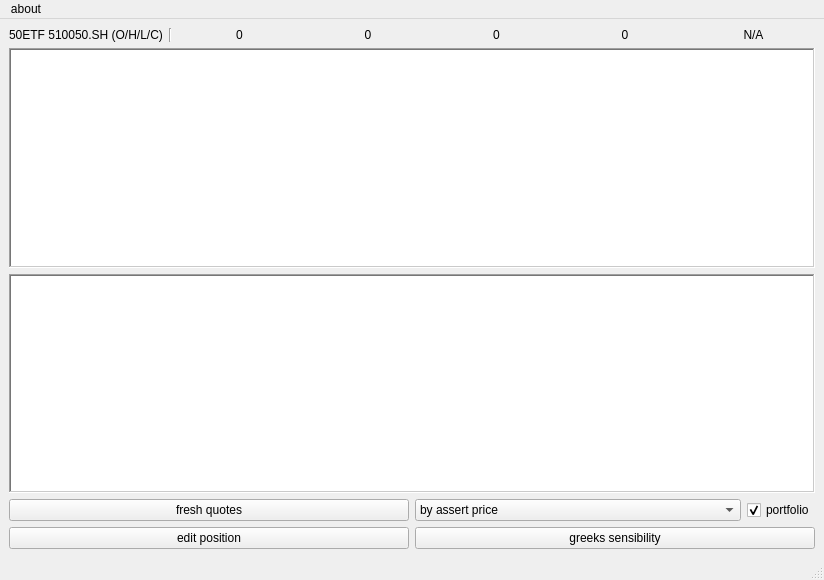
<?xml version="1.0" encoding="UTF-8"?>
<ui version="4.0">
 <class>MainWindow</class>
 <widget class="QMainWindow" name="MainWindow">
  <property name="geometry">
   <rect>
    <x>0</x>
    <y>0</y>
    <width>824</width>
    <height>580</height>
   </rect>
  </property>
  <property name="windowTitle">
   <string>Option Calculator</string>
  </property>
  <widget class="QWidget" name="centralwidget">
   <layout class="QGridLayout" name="gridLayout_3">
    <item row="0" column="0">
     <layout class="QGridLayout" name="gridLayout_2">
      <item row="2" column="0">
       <widget class="QTableWidget" name="portfolio_table">
        <property name="frameShape">
         <enum>QFrame::WinPanel</enum>
        </property>
        <property name="editTriggers">
         <set>QAbstractItemView::NoEditTriggers</set>
        </property>
       </widget>
      </item>
      <item row="0" column="0">
       <layout class="QHBoxLayout" name="horizontalLayout">
        <item>
         <widget class="QLabel" name="etf_name_label">
          <property name="text">
           <string>50ETF 510050.SH (O/H/L/C)</string>
          </property>
         </widget>
        </item>
        <item>
         <widget class="Line" name="line">
          <property name="orientation">
           <enum>Qt::Vertical</enum>
          </property>
         </widget>
        </item>
        <item>
         <widget class="QLabel" name="etf_openprice_label">
          <property name="text">
           <string>0</string>
          </property>
          <property name="alignment">
           <set>Qt::AlignCenter</set>
          </property>
         </widget>
        </item>
        <item>
         <widget class="QLabel" name="etf_highprice_label">
          <property name="text">
           <string>0</string>
          </property>
          <property name="alignment">
           <set>Qt::AlignCenter</set>
          </property>
         </widget>
        </item>
        <item>
         <widget class="QLabel" name="etf_lowprice_label">
          <property name="text">
           <string>0</string>
          </property>
          <property name="alignment">
           <set>Qt::AlignCenter</set>
          </property>
         </widget>
        </item>
        <item>
         <widget class="QLabel" name="etf_lastprice_label">
          <property name="text">
           <string>0</string>
          </property>
          <property name="alignment">
           <set>Qt::AlignCenter</set>
          </property>
         </widget>
        </item>
        <item>
         <widget class="QLabel" name="update_time_label">
          <property name="text">
           <string>N/A</string>
          </property>
          <property name="alignment">
           <set>Qt::AlignCenter</set>
          </property>
         </widget>
        </item>
       </layout>
      </item>
      <item row="1" column="0">
       <widget class="QTableWidget" name="positions_table">
        <property name="frameShape">
         <enum>QFrame::WinPanel</enum>
        </property>
        <property name="editTriggers">
         <set>QAbstractItemView::NoEditTriggers</set>
        </property>
        <property name="sortingEnabled">
         <bool>false</bool>
        </property>
       </widget>
      </item>
      <item row="3" column="0">
       <layout class="QGridLayout" name="gridLayout">
        <item row="0" column="0">
         <widget class="QPushButton" name="fresh_quotes_button">
          <property name="text">
           <string>fresh quotes</string>
          </property>
         </widget>
        </item>
        <item row="0" column="1">
         <layout class="QHBoxLayout" name="horizontalLayout_2">
          <item>
           <widget class="QComboBox" name="greeks_x_axis_combobox">
            <property name="layoutDirection">
             <enum>Qt::LeftToRight</enum>
            </property>
            <property name="frame">
             <bool>true</bool>
            </property>
            <item>
             <property name="text">
              <string>by assert price</string>
             </property>
            </item>
            <item>
             <property name="text">
              <string>by volatility</string>
             </property>
            </item>
            <item>
             <property name="text">
              <string>by time</string>
             </property>
            </item>
            <item>
             <property name="text">
              <string>all of three</string>
             </property>
            </item>
           </widget>
          </item>
          <item>
           <widget class="QCheckBox" name="portfolio_checkBox">
            <property name="sizePolicy">
             <sizepolicy hsizetype="Fixed" vsizetype="Fixed">
              <horstretch>0</horstretch>
              <verstretch>0</verstretch>
             </sizepolicy>
            </property>
            <property name="text">
             <string>portfolio</string>
            </property>
            <property name="checked">
             <bool>true</bool>
            </property>
           </widget>
          </item>
         </layout>
        </item>
        <item row="1" column="0">
         <widget class="QPushButton" name="edit_position_button">
          <property name="text">
           <string>edit position</string>
          </property>
         </widget>
        </item>
        <item row="1" column="1">
         <widget class="QPushButton" name="greeks_sensibility_button">
          <property name="text">
           <string>greeks sensibility</string>
          </property>
         </widget>
        </item>
       </layout>
      </item>
     </layout>
    </item>
   </layout>
  </widget>
  <widget class="QMenuBar" name="menubar">
   <property name="geometry">
    <rect>
     <x>0</x>
     <y>0</y>
     <width>824</width>
     <height>26</height>
    </rect>
   </property>
   <widget class="QMenu" name="menuAbout">
    <property name="title">
     <string>about</string>
    </property>
    <addaction name="actionAbout"/>
   </widget>
   <addaction name="menuAbout"/>
  </widget>
  <widget class="QStatusBar" name="statusbar"/>
  <action name="actionAbout">
   <property name="text">
    <string>about</string>
   </property>
  </action>
 </widget>
 <resources/>
 <connections/>
</ui>
